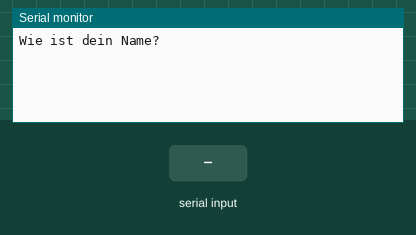
This sketch was run on a simulated Arduino Uno, built with avr-gcc and run on an emulated ATmega328P. Shown: the last lines printed to the serial monitor. The inputs (shaded band) are chosen by the test bench.

Above: at 2.2 s.
2.3 s: "1" received over Serial
At 3.6 s:
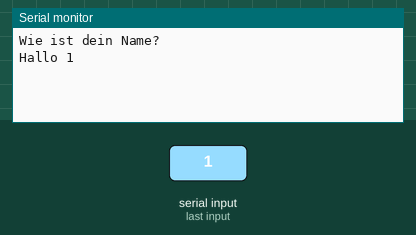
4.8 s: "0" received over Serial
At 6.2 s:
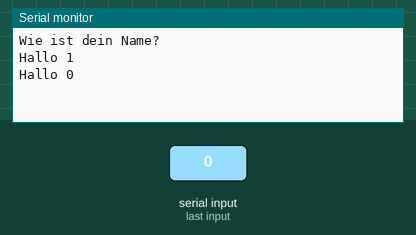
6.3 s: "2" received over Serial
At 7.9 s:
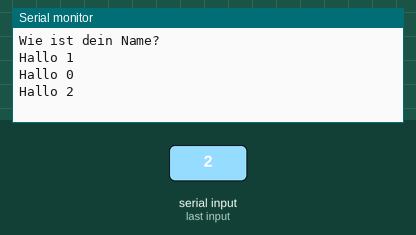

The sketch:

06-SerielleKommunikation.ino
```cpp
/*
  ReadSerial

  Basisprogramm für Serielle Kommunikation
  Quelle: https://www.arduino.cc/reference/de/language/functions/communication/serial/read/
  Angepasst durch Marco Gabrecht

  Bitte passe dieses Programm so an, dass wenn man ein "+" Schreibt
  die LED 10% schneller blinkt und bei "-" 10% langsamer.
  Bonus: Wenn man eine Zahl schreibt, soll die Wartezeit auf diese Zahl gesetzt werden.
  Negative eingaben müssen verhindert werden.
  Hilfreiche Links:
  https://www.arduino.cc/reference/de/language/variables/data-types/int/
  https://www.arduino.cc/reference/de/language/functions/digital-io/pinmode/
  https://www.arduino.cc/reference/en/language/functions/digital-io/digitalread/
  https://www.arduino.cc/reference/de/language/functions/time/delay/
  https://www.arduino.cc/reference/de/language/structure/control-structure/if/
  https://www.arduino.cc/reference/de/language/structure/control-structure/else/
  https://arduinogetstarted.com/de/reference/serial-readstring
  https://www.arduino.cc/reference/de/language/functions/communication/serial/print/
  https://www.arduino.cc/reference/de/language/functions/communication/serial/println/
  https://www.arduino.cc/reference/de/language/variables/data-types/stringobject/
  https://www.arduino.cc/reference/de/language/variables/data-types/string/functions/equals
  https://www.arduino.cc/reference/de/language/variables/data-types/string/functions/startswith
  https://www.arduino.cc/reference/de/language/variables/data-types/string/functions/toint

*/
void setup() {
  Serial.begin(9600); // Öffnet die serielle Schnittstelle und stellt die Datenrate auf 9600 Bit/s ein
  delay(1000);
  Serial.println("Wie ist dein Name?");
}

void loop() {
  // Daten nur senden, wenn Daten erhalten:
  if (Serial.available() > 0) {
    // Lies die eingehenden Bytes:
    String text = Serial.readString();

    // Ausgeben:
    Serial.print("Hallo ");
    Serial.println(text);
  }
}
```

Measured:
- after the input at 2.3 s, the serial monitor: prints a new line after 1.0 s (image 1)
- after the input at 4.8 s, the serial monitor: prints a new line after 1.0 s (image 2)
- after the input at 6.3 s, the serial monitor: prints a new line after 1.0 s (image 3)
